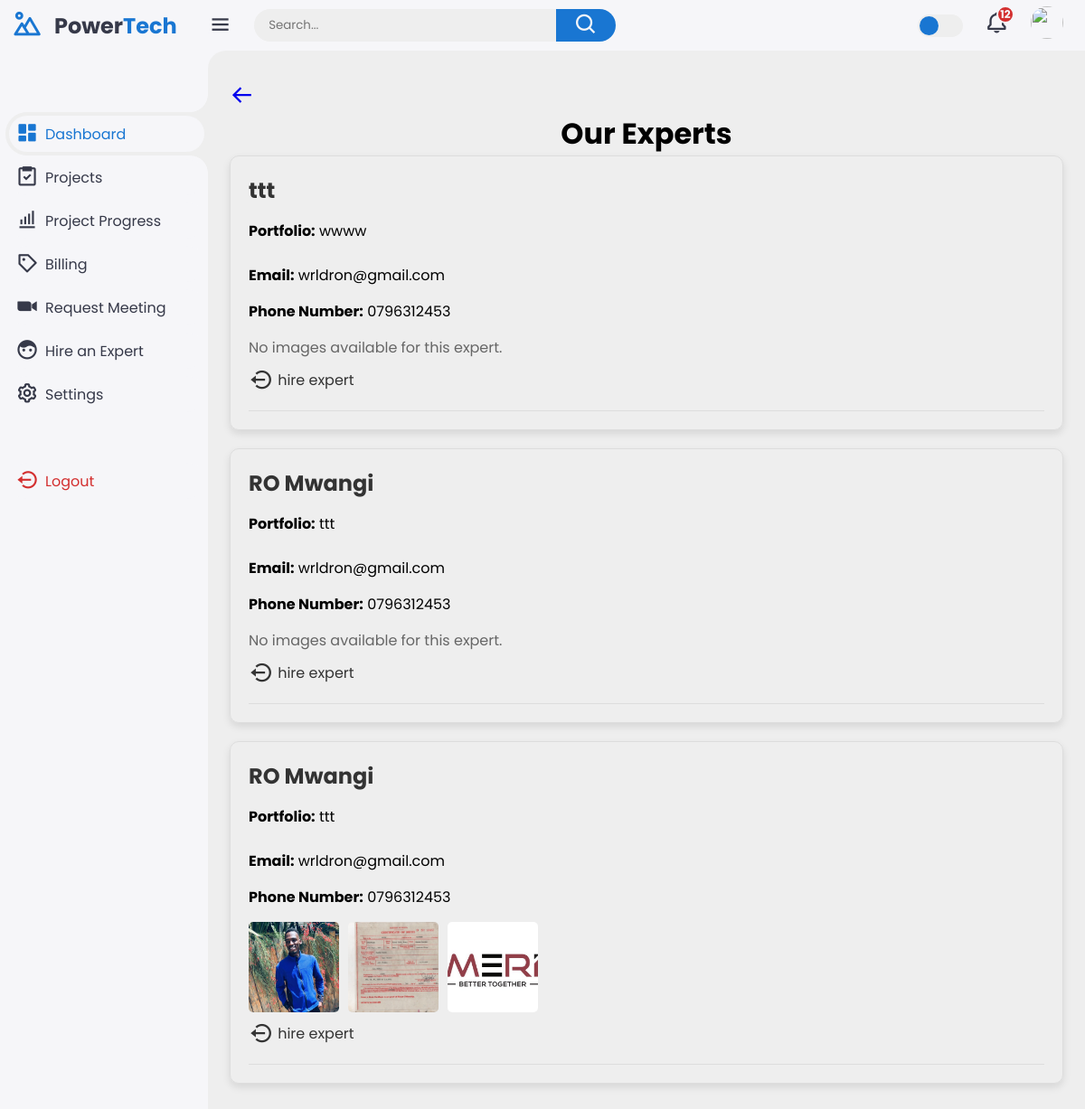
Screenshot of /hire/expert-list/ (signed in) with the database file from the repository.
### hire/models.py (models this page shows, shortened)
class OurExperts(models.Model):
    names = models.CharField(max_length=255, blank=True, null=True)
    portfolio = models.TextField(blank=True, null=True)
    email = models.EmailField(max_length=254, blank=True, null=True)
    social_links = models.JSONField(blank=True, null=True)
    phone_number = models.CharField(max_length=15, blank=True, null=True)

class ExpertImage(models.Model):
    expert = models.ForeignKey(OurExperts, on_delete=models.CASCADE,related_name='images')
    image = models.ImageField(upload_to='expert_images/')

### hire/views.py (the view)
# urls.py: path('expert-list/', ExpertListView.as_view(), name='expert-list'),
class ExpertListView(LoginRequiredMixin, ListView):
    model = OurExperts
    template_name = 'hire/expert_list.html'
    context_object_name = 'expert'
    def get(self, request, *args, **kwargs):
        return super().get(request, *args, **kwargs)

### hire/templates/hire/expert_list.html (shortened to what this page needs)
{% extends 'dashboard/base.html' %}
{% block content %}
<a href="{% url 'dashboard:client_dashboard' %}" class="back-button"><i class='bx bx-arrow-back'></i></a>
  <h1 style="text-align: center;">Our Experts</h1>
  <div class="expert-list" style="display: flex; flex-wrap: wrap; gap: 20px; margin-bottom: 1.5rem;">
    {% for expert in expert %}
      <div class="expert-card" style="border: 1px solid #ddd; padding: 20px; border-radius: 10px; width: 60rem; box-shadow: 0 4px 8px rgba(0, 0, 0, 0.1);">
        <h2 style="font-size: 1.5em; color: #333; margin-bottom: 10px;">{{ expert.names }}</h2>
        {% if expert.portfolio %}
          <p style="font-size: 1em; color: black; margin: 15px 0; margin-bottom: 1.5rem;"><strong>Portfolio:</strong> {{ expert.portfolio }}</p>
        {% endif %}
        {% if expert.email %}
          <p style="font-size: 1em; color: black; margin: 15px 0;"><strong>Email:</strong> {{ expert.email }}</p>
        {% endif %}
        {% if expert.phone_number %}
          <p style="font-size: 1em; color: black; margin: 15px 0;"><strong>Phone Number:</strong> {{ expert.phone_number }}</p>
        {% endif %}
        {% if expert.images.all %}
          <div class="expert-images" style="display: flex; gap: 10px; flex-wrap: wrap; margin-top: 10px;">
            {% for image in expert.images.all %}
              <img src="{{ image.image.url }}" alt="Image for {{ expert.names }}" class="expert-image" style="width: 100px; height: 100px; object-fit: cover; border-radius: 5px;">
            {% endfor %}
          </div>
        {% else %}
          <p style="font-size: 1em; color: #666; margin-top: 10px;">No images available for this expert.</p>
        {% endif %}
        <li style="list-style: none; margin-top: 10px;">
                <a href="{% url 'hire:request-expert' %}" class="hire-expert-link" style="text-decoration: none; color: #333; font-size: 1em; display: inline-flex; align-items: center;" onmouseover="this.style.color='#007BFF';" onmouseout="this.style.color='#333';">
    <i class='bx bx-log-out-circle' style="margin-right: 5px;"></i>
    hire expert
</a>
            </li>
        <hr style="margin-top: 15px; border: none; border-top: 1px solid #ddd;"`>
      </div>
    {% endfor %}
  </div>
{% endblock %}

### dashboard/static/dashboard/css/style.css (style rules this page uses)
:root { --light: #f6f6f9; --primary: #1976D2; --light-primary: #CFE8FF; --grey: #eee; --dark-grey: #AAAAAA; --dark: #363949; --danger: #D32F2F; --light-danger: #FECDD3; --warning: #FBC02D; --light-warning: #FFF2C6; --success: #388E3C; --light-success: #BBF7D0; }
* { margin: 0; padding: 0; box-sizing: border-box; font-family: 'Poppins', sans-serif; }
.bx { font-size: 1.7rem; }
a { text-decoration: none; }
li { list-style: none; }
html { overflow-x: hidden; }
body { background: var(--grey); overflow-x: hidden; }

### rows the page displays
OurExperts: names "ttt", portfolio "wwww", email "wrldron@gmail.com", phone_number "0796312453", shows "No images available for this expert."
OurExperts: names "RO Mwangi", portfolio "ttt", email "wrldron@gmail.com", phone_number "0796312453", shows "No images available for this expert."
OurExperts: names "RO Mwangi", portfolio "ttt", email "wrldron@gmail.com", phone_number "0796312453"
ExpertImage: image (picture)
ExpertImage: image (picture)
ExpertImage: image (picture)
